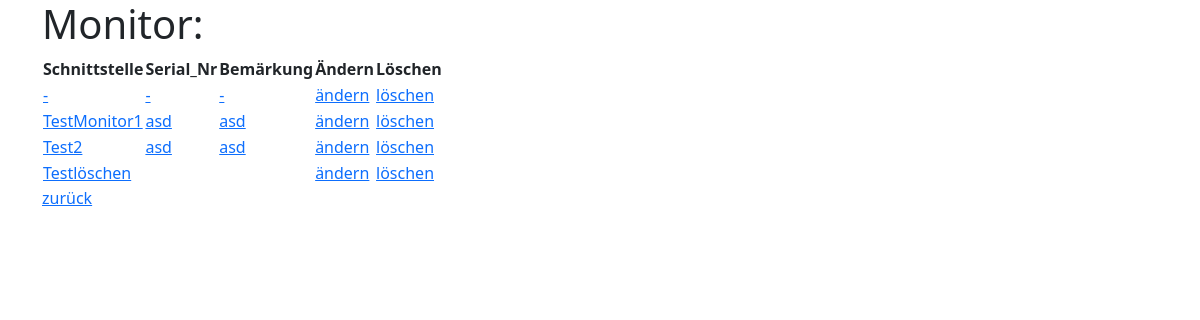
The app's page /itinventory/monitor/ (signed in), older data.
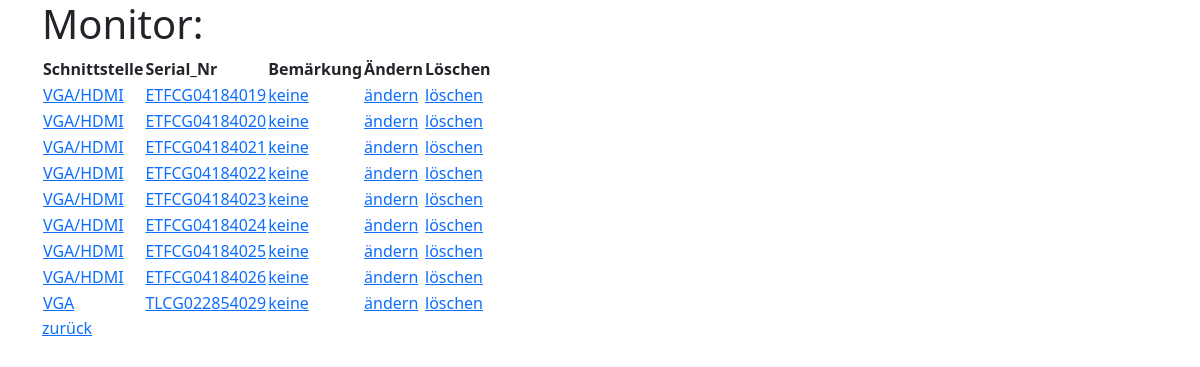
The same page, newer data.
### itinventory/models.py (models this page shows)
class Monitor(models.Model):
    schnittstelle = models.CharField(max_length=255)
    serialnummer = models.CharField(max_length=55,default=None, null=True, blank=True)
    bemaerkung = models.CharField(max_length=300,default=None, null=True, blank=True)
    status = models.CharField(max_length=100,default=None, null=True, blank=True)

### itinventory/views.py (the view)
# urls.py: path('monitor/', views.monitorview, name='monitor'),
@login_required
def monitorview(request):
    mymonitors = Monitor.objects.all().values()
    template = loader.get_template('monitor.html')
    context = {
        'mymonitors': mymonitors
    }
    return HttpResponse(template.render(context, request))

### itinventory/templates/monitor.html (shortened to what this page needs)
<!doctype html>
<html lang="en">
  <head>
    <link href="https://cdn.jsdelivr.net/npm/bootstrap@5.2.2/dist/css/bootstrap.min.css" rel="stylesheet">
    <link rel="icon" href="https://usercontent.one/wp/www.qa-rheinruhr.de/wp-content/uploads/favicon.png" sizes="32x32">  </head>
  <body>
    <div class="container" >
        <div class="row">
            <div class="col-12">
              <h1>Monitor:  {{ mymonitors.serialnummer }}</h1>
              <table class="">
                <tr>
                  <th>Schnittstelle</th>
                  <th>Serial_Nr</th>
                  <th>Bemärkung</th>
                  <th>Ändern</th>
                  <th>Löschen</th>
                </tr>
                {% for line in mymonitors %}
                <tr>
                  <td><a href="">{{ line.schnittstelle }}</a></td>
                  <td><a href="">{{ line.serialnummer }}</a></td>
                  <td><a href="">{{ line.bemaerkung }}</a></td>
                      <td><a href="/itinventory/updateMonitor/{{line.id}}">ändern</a></td>
                  <td><a href="">löschen</a></td>
                </tr>
                {% endfor %}
              </table>
              <a href="/itinventory/platzviewFilter">zurück</a>
            </div>
        </div>
    </div>
  </body>
</html>

Row changes from the older to the newer data that the page shows:
removed Monitor: schnittstelle "-", serialnummer "-", bemaerkung "-"
removed Monitor: schnittstelle "TestMonitor1", serialnummer "asd", bemaerkung "asd"
removed Monitor: schnittstelle "Test2", serialnummer "asd", bemaerkung "asd"
removed Monitor: schnittstelle "Testlöschen"
added Monitor: schnittstelle "VGA/HDMI", serialnummer "ETFCG04184019", bemaerkung "keine"
added Monitor: schnittstelle "VGA/HDMI", serialnummer "ETFCG04184020", bemaerkung "keine"
added Monitor: schnittstelle "VGA/HDMI", serialnummer "ETFCG04184021", bemaerkung "keine"
added Monitor: schnittstelle "VGA/HDMI", serialnummer "ETFCG04184022", bemaerkung "keine"
added Monitor: schnittstelle "VGA/HDMI", serialnummer "ETFCG04184023", bemaerkung "keine"
added Monitor: schnittstelle "VGA/HDMI", serialnummer "ETFCG04184024", bemaerkung "keine"
added Monitor: schnittstelle "VGA/HDMI", serialnummer "ETFCG04184025", bemaerkung "keine"
added Monitor: schnittstelle "VGA/HDMI", serialnummer "ETFCG04184026", bemaerkung "keine"
added Monitor: schnittstelle "VGA", serialnummer "TLCG022854029", bemaerkung "keine"
